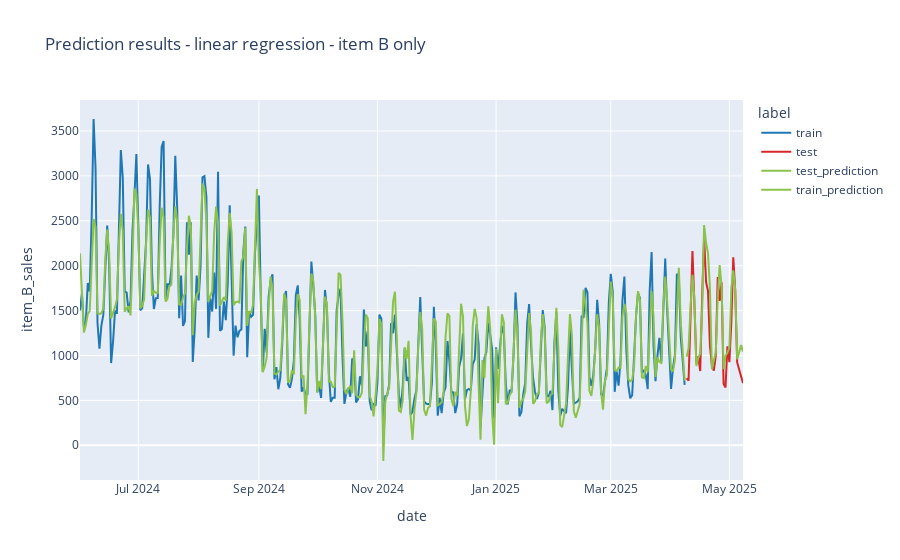

Here is the notebook cell this chart was saved with:
### Code cell
y_train_for_plot_item_B = pd.DataFrame(y_train_item_B).assign(label='train')
y_test_for_plot_item_B = pd.DataFrame(y_test_item_B).assign(label='test')
y_pred_pred_for_plot_item_B = pd.DataFrame(y_pred_item_B, columns=['item_B_sales'], index=y_test_item_B.index).assign(label='test_prediction')
y_train_pred_for_plot_item_B = pd.DataFrame(y_train_pred_item_B, columns=['item_B_sales'], index=y_train_item_B.index).assign(label='train_prediction')

custom_colors = {
    'train': '#1f77b4',
    'test': '#d62728',
    'test_prediction': '#8bc34a',
    'train_prediction': '#8bc34a'
}

lr_plot_fig = px.line(pd.concat((y_train_for_plot_item_B , y_test_for_plot_item_B, y_pred_pred_for_plot_item_B, y_train_pred_for_plot_item_B)), 
        y="item_B_sales",
        color='label', 
        title='Prediction results - linear regression - item B only',
        color_discrete_map=custom_colors
        )

lr_plot_fig.show()

### Figure 1 — Plotly figure (JSON) as saved in the notebook; plotly's stock layout.template omitted (floating-point values rounded to 4 significant figures; data arrays with more than 128 entries replaced by an {"elided": "..."} marker saying what was removed)
{"data": [{"hovertemplate": "label=train<br>date=%{x}<br>item_B_sales=%{y}<extra></extra>", "legendgroup": "train", "line": {"color": "#1f77b4", "dash": "solid"}, "marker": {"symbol": "circle"}, "mode": "lines", "name": "train", "orientation": "v", "showlegend": true, "type": "scatter", "x": {"elided": "310 str values"}, "xaxis": "x", "y": {"elided": "310 float values"}, "yaxis": "y"}, {"hovertemplate": "label=test<br>date=%{x}<br>item_B_sales=%{y}<extra></extra>", "legendgroup": "test", "line": {"color": "#d62728", "dash": "solid"}, "marker": {"symbol": "circle"}, "mode": "lines", "name": "test", "orientation": "v", "showlegend": true, "type": "scatter", "x": ["2025-04-09T00:00:00.000000000", "2025-04-10T00:00:00.000000000", "2025-04-11T00:00:00.000000000", "2025-04-12T00:00:00.000000000", "2025-04-13T00:00:00.000000000", "2025-04-14T00:00:00.000000000", "2025-04-15T00:00:00.000000000", "2025-04-16T00:00:00.000000000", "2025-04-17T00:00:00.000000000", "2025-04-18T00:00:00.000000000", "2025-04-19T00:00:00.000000000", "2025-04-20T00:00:00.000000000", "2025-04-21T00:00:00.000000000", "2025-04-22T00:00:00.000000000", "2025-04-23T00:00:00.000000000", "2025-04-24T00:00:00.000000000", "2025-04-25T00:00:00.000000000", "2025-04-26T00:00:00.000000000", "2025-04-27T00:00:00.000000000", "2025-04-28T00:00:00.000000000", "2025-04-29T00:00:00.000000000", "2025-04-30T00:00:00.000000000", "2025-05-01T00:00:00.000000000", "2025-05-02T00:00:00.000000000", "2025-05-03T00:00:00.000000000", "2025-05-04T00:00:00.000000000", "2025-05-05T00:00:00.000000000", "2025-05-06T00:00:00.000000000", "2025-05-07T00:00:00.000000000", "2025-05-08T00:00:00.000000000"], "xaxis": "x", "y": [746.4, 718.6, 1416.0, 2163.0, 1585.0, 911.4, 987.6, 826.8, 1654.0, 2320.0, 1818.0, 1719.0, 1109.0, 884.7, 830.4, 995.2, 1873.0, 1607.0, 1815.0, 685.2, 642.6, 1102.0, 925.5, 1371.0, 2094.0, 1727.0, 922.4, 847.2, 793.8, 692.2], "yaxis": "y"}, {"hovertemplate": "label=test_prediction<br>date=%{x}<br>item_B_sales=%{y}<extra></extra>", "legendgroup": "test_prediction", "line": {"color": "#8bc34a", "dash": "solid"}, "marker": {"symbol": "circle"}, "mode": "lines", "name": "test_prediction", "orientation": "v", "showlegend": true, "type": "scatter", "x": ["2025-04-09T00:00:00.000000000", "2025-04-10T00:00:00.000000000", "2025-04-11T00:00:00.000000000", "2025-04-12T00:00:00.000000000", "2025-04-13T00:00:00.000000000", "2025-04-14T00:00:00.000000000", "2025-04-15T00:00:00.000000000", "2025-04-16T00:00:00.000000000", "2025-04-17T00:00:00.000000000", "2025-04-18T00:00:00.000000000", "2025-04-19T00:00:00.000000000", "2025-04-20T00:00:00.000000000", "2025-04-21T00:00:00.000000000", "2025-04-22T00:00:00.000000000", "2025-04-23T00:00:00.000000000", "2025-04-24T00:00:00.000000000", "2025-04-25T00:00:00.000000000", "2025-04-26T00:00:00.000000000", "2025-04-27T00:00:00.000000000", "2025-04-28T00:00:00.000000000", "2025-04-29T00:00:00.000000000", "2025-04-30T00:00:00.000000000", "2025-05-01T00:00:00.000000000", "2025-05-02T00:00:00.000000000", "2025-05-03T00:00:00.000000000", "2025-05-04T00:00:00.000000000", "2025-05-05T00:00:00.000000000", "2025-05-06T00:00:00.000000000", "2025-05-07T00:00:00.000000000", "2025-05-08T00:00:00.000000000"], "xaxis": "x", "y": [986.4, 1080.0, 1532.0, 1899.0, 1632.0, 883.5, 973.5, 1021.0, 1503.0, 2452.0, 2258.0, 2137.0, 1743.0, 847.3, 947.5, 1033.0, 1641.0, 2007.0, 1769.0, 850.0, 996.3, 1030.0, 1088.0, 1746.0, 1948.0, 1734.0, 958.8, 1056.0, 1115.0, 1042.0], "yaxis": "y"}, {"hovertemplate": "label=train_prediction<br>date=%{x}<br>item_B_sales=%{y}<extra></extra>", "legendgroup": "train_prediction", "line": {"color": "#8bc34a", "dash": "solid"}, "marker": {"symbol": "circle"}, "mode": "lines", "name": "train_prediction", "orientation": "v", "showlegend": true, "type": "scatter", "x": {"elided": "310 str values"}, "xaxis": "x", "y": {"elided": "310 float values"}, "yaxis": "y"}], "layout": {"legend": {"title": {"text": "label"}, "tracegroupgap": 0}, "title": {"text": "Prediction results - linear regression - item B only"}, "xaxis": {"anchor": "y", "domain": [0, 1], "title": {"text": "date"}}, "yaxis": {"anchor": "x", "domain": [0, 1], "title": {"text": "item_B_sales"}}}}
